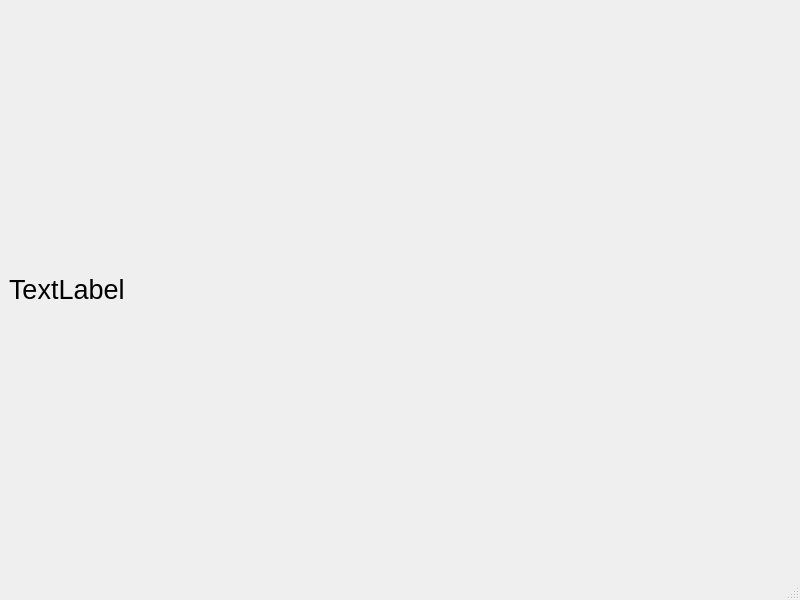
<?xml version="1.0" encoding="UTF-8"?>
<ui version="4.0">
 <class>MainWindow</class>
 <widget class="QMainWindow" name="MainWindow">
  <property name="geometry">
   <rect>
    <x>0</x>
    <y>0</y>
    <width>800</width>
    <height>600</height>
   </rect>
  </property>
  <property name="windowTitle">
   <string>MainWindow</string>
  </property>
  <widget class="QWidget" name="centralwidget">
   <layout class="QHBoxLayout" name="horizontalLayout">
    <item>
     <widget class="QLabel" name="label">
      <property name="font">
       <font>
        <pointsize>20</pointsize>
       </font>
      </property>
      <property name="text">
       <string>TextLabel</string>
      </property>
     </widget>
    </item>
   </layout>
  </widget>
  <widget class="QMenuBar" name="menubar">
   <property name="geometry">
    <rect>
     <x>0</x>
     <y>0</y>
     <width>800</width>
     <height>21</height>
    </rect>
   </property>
  </widget>
  <widget class="QStatusBar" name="statusbar"/>
 </widget>
 <resources/>
 <connections/>
</ui>
